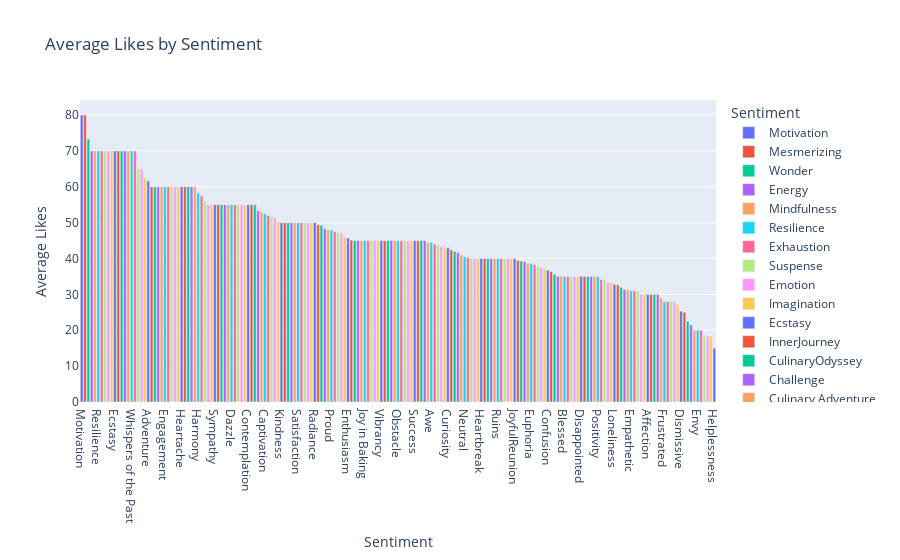

The notebook cell this image was saved under:
### Code cell
# Group by sentiment and calculate average likes
avg_likes_sentiment = df.groupby('sentiment')['likes'].mean().reset_index()

# Sort by 'likes' in descending order
avg_likes_sentiment = avg_likes_sentiment.sort_values(by='likes', ascending=False)

# Plotting the bar chart
import plotly.express as px
fig = px.bar(
    avg_likes_sentiment,
    x='sentiment',
    y='likes',
    title='Average Likes by Sentiment',
    labels={'likes': 'Average Likes', 'sentiment': 'Sentiment'},
    color='sentiment'
)

# Update axis titles
fig.update_layout(xaxis_title='Sentiment', yaxis_title='Average Likes')

# Show the plot
fig.show()
